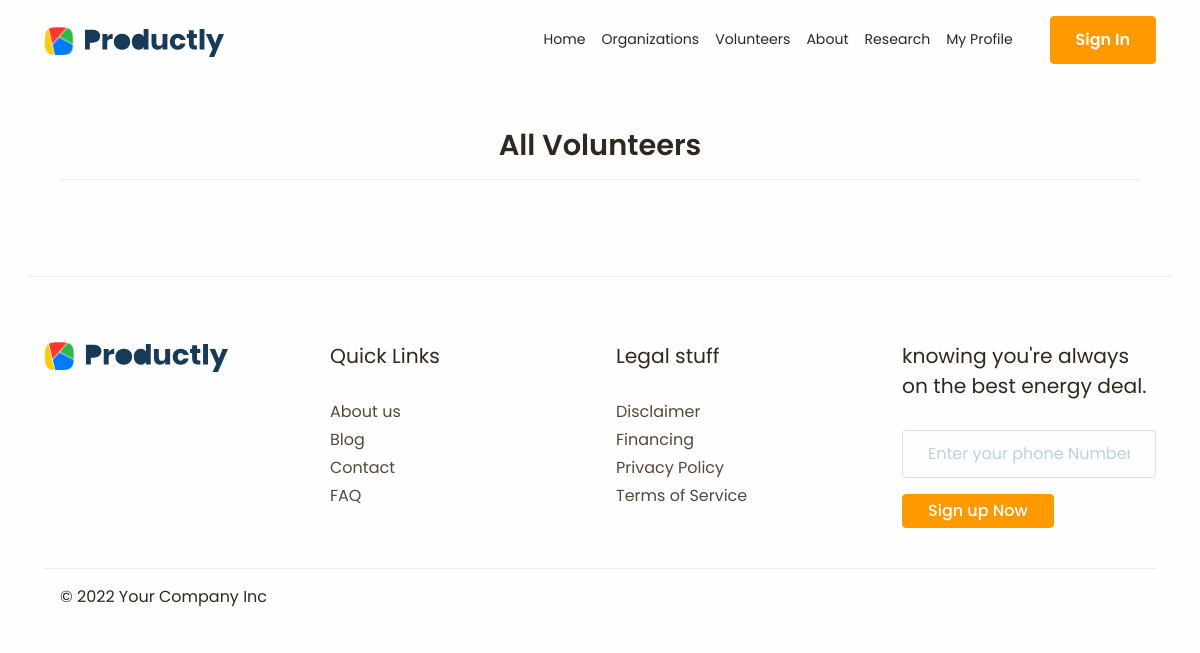
/all_vol, run on an earlier commit of the app's database.
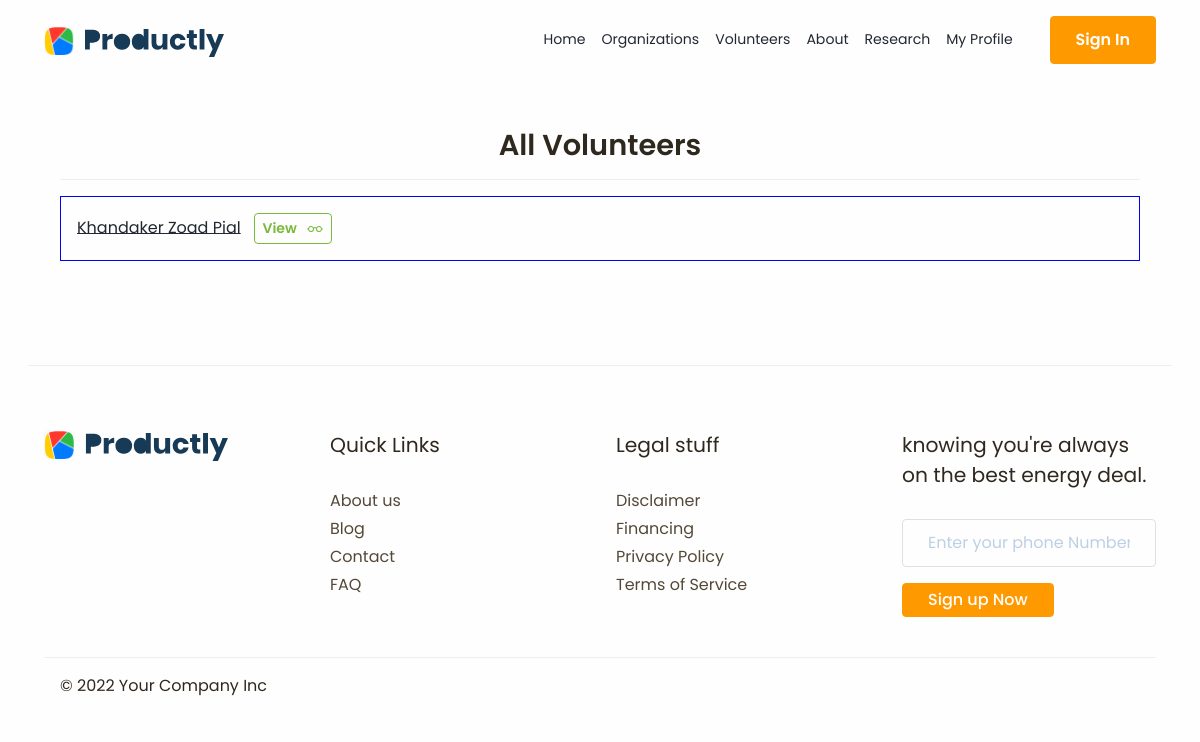
And on a later commit of the database.
### accounts/models.py (models this page shows)
class Volunteer(models.Model):
    user = models.ForeignKey(User, on_delete=models.CASCADE)
    name = models.TextField(blank=True)
    email = models.TextField(blank=True)
    number =  models.TextField(blank=True)
    resume = models.FileField(upload_to='resumes')

### mainapp/views.py (the view)
# urls.py: path('all_vol', views.all_vol, name='all_vol'),
def all_vol(request):
    context = {
        'vol_set': Volunteer.objects.all()
    }
    return render(request, 'mainapp/all_vol.html', context)

### templates/mainapp/all_vol.html (shortened to what this page needs)
{% extends 'base.html' %}
{% block main_content %}
<div class="container">
    <div class="card">
        <div class="container" >
            <br><br>
            <h1 class="text-center">All Volunteers</h1>
            <hr>
            {% for vol in vol_set %}
            <div class="card">
                <div class="card-body" style="border: 1px solid blue;">
                  <a href="{% url 'view_profile' vol.user.pk %}">{{vol.name}}</a> <a href="{% url 'view_profile' vol.user.pk %}" class="btn btn-outline-success btn-sm">View &nbsp; </a>
                </div>
              </div>
              <br>
            {% endfor %}
        </div>
    </div>
</div>
{% endblock main_content %}

### templates/base.html (shortened to what this page needs)
{% load static %}
<!DOCTYPE html>
<html lang="en">
<head>
    <link href="{% static 'assets/css/theme.css' %}" rel="stylesheet" />
</head>
<body>
    <main class="main" id="top">
        <nav class="navbar navbar-expand-lg navbar-light sticky-top" data-navbar-on-scroll="data-navbar-on-scroll">
            <div class="container"><a class="navbar-brand" href="/"><img src="{% static 'assets/img/logo.svg' %}" height="31" alt="logo" /></a>
              <div class="collapse navbar-collapse border-top border-lg-0 mt-4 mt-lg-0" id="navbarSupportedContent">
                <ul class="navbar-nav ms-auto">
                  <li class="nav-item"><a class="nav-link" aria-current="page" href="/">Home</a></li>
                  <li class="nav-item"><a class="nav-link" aria-current="page" href="{% url 'all_org' %}">Organizations</a></li>
                  <li class="nav-item"><a class="nav-link" aria-current="page" href="{% url 'all_vol' %}">Volunteers</a></li>
                  <li class="nav-item"><a class="nav-link" aria-current="page" href="{% url 'about' %}">About </a></li>
                  <li class="nav-item"><a class="nav-link" aria-current="page" href="{% url 'research' %}">Research </a></li>
                  <li class="nav-item"><a class="nav-link" aria-current="page" href="{% url 'profile' %}">My Profile </a></li>
                </ul>
                {% if user.is_authenticated %}
                <div class="d-flex ms-lg-4"><a class="btn btn-warning" href="{% url 'user_logout' %}">Logout</a></div>
                {% else %}
                <div class="d-flex ms-lg-4"><a class="btn btn-warning" href="{% url 'login' %}">Sign In</a></div>
                {% endif %}
            </div>
            </div>
          </nav>
          {% block main_content %}
          {% endblock main_content %}
    </main>
    <section class="pb-2 pb-lg-5">
        <div class="container">
          <div class="row border-top border-top-secondary pt-7">
            <div class="col-lg-3 col-md-6 mb-4 mb-md-6 mb-lg-0 mb-sm-2 order-1 order-md-1 order-lg-1"><img class="mb-4" src="{% static 'assets/img/logo.svg' %}" width="184" alt="" /></div>
            <div class="col-lg-3 col-md-6 mb-4 mb-lg-0 order-3 order-md-3 order-lg-2">
              <p class="fs-2 mb-lg-4">Quick Links</p>
              <ul class="list-unstyled mb-0">
                <li class="mb-1"><a class="link-900 text-secondary text-decoration-none" href="#!">About us</a></li>
                <li class="mb-1"><a class="link-900 text-secondary text-decoration-none" href="#!">Blog</a></li>
                <li class="mb-1"><a class="link-900 text-secondary text-decoration-none" href="#!">Contact</a></li>
                <li class="mb-1"><a class="link-900 text-secondary text-decoration-none" href="#!">FAQ</a></li>
              </ul>
            </div>
            <div class="col-lg-3 col-md-6 mb-4 mb-lg-0 order-4 order-md-4 order-lg-3">
              <p class="fs-2 mb-lg-4">Legal stuff</p>
              <ul class="list-unstyled mb-0">
                <li class="mb-1"><a class="link-900 text-secondary text-decoration-none" href="#!">Disclaimer</a></li>
                <li class="mb-1"><a class="link-900 text-secondary text-decoration-none" href="#!">Financing</a></li>
                <li class="mb-1"><a class="link-900 text-secondary text-decoration-none" href="#!">Privacy Policy</a></li>
                <li class="mb-1"><a class="link-900 text-secondary text-decoration-none" href="#!">Terms of Service</a></li>
              </ul>
            </div>
            <div class="col-lg-3 col-md-6 col-6 mb-4 mb-lg-0 order-2 order-md-2 order-lg-4">
              <p class="fs-2 mb-lg-4">
                knowing you're always on the best energy deal.</p>
              <form class="mb-3">
                <input class="form-control" type="email" placeholder="Enter your phone Number" aria-label="phone" />
              </form>
              <button class="btn btn-warning fw-medium py-1">Sign up Now</button>
            </div>
          </div>
        </div>
      </section>
      <section class="text-center py-0">
        <div class="container">
          <div class="container border-top py-3">
            <div class="row justify-content-between">
              <div class="col-12 col-md-auto mb-1 mb-md-0">
                <p class="mb-0">&copy; 2022 Your Company Inc </p>
              </div>
            </div>
          </div>
        </div>
      </section>
</body>
</html>

What changed in the data, as far as the page shows it:
added Volunteer: name "Khandaker Zoad Pial"
